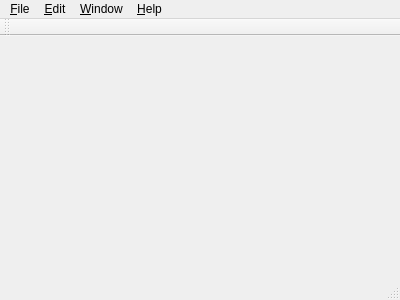
<?xml version="1.0" encoding="UTF-8"?>
<ui version="4.0">
 <class>GPEditor</class>
 <widget class="QMainWindow" name="GPEditor">
  <property name="geometry">
   <rect>
    <x>0</x>
    <y>0</y>
    <width>400</width>
    <height>300</height>
   </rect>
  </property>
  <property name="windowTitle">
   <string>GPEditor</string>
  </property>
  <widget class="QWidget" name="centralWidget"/>
  <widget class="QMenuBar" name="menuBar">
   <property name="geometry">
    <rect>
     <x>0</x>
     <y>0</y>
     <width>400</width>
     <height>25</height>
    </rect>
   </property>
   <widget class="QMenu" name="menu_File">
    <property name="title">
     <string>&amp;File</string>
    </property>
    <addaction name="action_New_Project"/>
    <addaction name="action_Open_Project"/>
    <addaction name="action_Close_Project"/>
    <addaction name="action_Save_Project"/>
    <addaction name="separator"/>
    <addaction name="action_New_Scene"/>
    <addaction name="action_Open_Scene"/>
    <addaction name="separator"/>
    <addaction name="action_Setting"/>
    <addaction name="separator"/>
    <addaction name="action_Exit"/>
   </widget>
   <widget class="QMenu" name="menu_Edit">
    <property name="title">
     <string>&amp;Edit</string>
    </property>
   </widget>
   <widget class="QMenu" name="menu_Window">
    <property name="title">
     <string>&amp;Window</string>
    </property>
   </widget>
   <widget class="QMenu" name="menu_Help">
    <property name="title">
     <string>&amp;Help</string>
    </property>
   </widget>
   <addaction name="menu_File"/>
   <addaction name="menu_Edit"/>
   <addaction name="menu_Window"/>
   <addaction name="menu_Help"/>
  </widget>
  <widget class="QToolBar" name="mainToolBar">
   <attribute name="toolBarArea">
    <enum>TopToolBarArea</enum>
   </attribute>
   <attribute name="toolBarBreak">
    <bool>false</bool>
   </attribute>
  </widget>
  <widget class="QStatusBar" name="statusBar"/>
  <action name="action_New_Project">
   <property name="text">
    <string>&amp;New Project...</string>
   </property>
  </action>
  <action name="action_Open_Project">
   <property name="text">
    <string>&amp;Open Project...</string>
   </property>
  </action>
  <action name="action_Close_Project">
   <property name="text">
    <string>&amp;Close Project</string>
   </property>
  </action>
  <action name="action_Save_Project">
   <property name="text">
    <string>&amp;Save Project</string>
   </property>
  </action>
  <action name="action_New_Scene">
   <property name="text">
    <string>&amp;New Scene</string>
   </property>
  </action>
  <action name="action_Open_Scene">
   <property name="text">
    <string>&amp;Open Scene</string>
   </property>
  </action>
  <action name="action_Setting">
   <property name="text">
    <string>&amp;Setting...</string>
   </property>
  </action>
  <action name="action_Exit">
   <property name="text">
    <string>&amp;Exit</string>
   </property>
  </action>
 </widget>
 <layoutdefault spacing="6" margin="11"/>
 <resources/>
 <connections>
  <connection>
   <sender>action_New_Project</sender>
   <signal>triggered()</signal>
   <receiver>GPEditor</receiver>
   <slot>DoNewProject()</slot>
   <hints>
    <hint type="sourcelabel">
     <x>-1</x>
     <y>-1</y>
    </hint>
    <hint type="destinationlabel">
     <x>199</x>
     <y>149</y>
    </hint>
   </hints>
  </connection>
  <connection>
   <sender>action_Exit</sender>
   <signal>triggered()</signal>
   <receiver>GPEditor</receiver>
   <slot>close()</slot>
   <hints>
    <hint type="sourcelabel">
     <x>-1</x>
     <y>-1</y>
    </hint>
    <hint type="destinationlabel">
     <x>199</x>
     <y>149</y>
    </hint>
   </hints>
  </connection>
  <connection>
   <sender>action_Open_Project</sender>
   <signal>triggered()</signal>
   <receiver>GPEditor</receiver>
   <slot>DoOpenProject()</slot>
   <hints>
    <hint type="sourcelabel">
     <x>-1</x>
     <y>-1</y>
    </hint>
    <hint type="destinationlabel">
     <x>199</x>
     <y>149</y>
    </hint>
   </hints>
  </connection>
  <connection>
   <sender>action_Close_Project</sender>
   <signal>triggered()</signal>
   <receiver>GPEditor</receiver>
   <slot>DoCloseProject()</slot>
   <hints>
    <hint type="sourcelabel">
     <x>-1</x>
     <y>-1</y>
    </hint>
    <hint type="destinationlabel">
     <x>199</x>
     <y>149</y>
    </hint>
   </hints>
  </connection>
  <connection>
   <sender>action_Save_Project</sender>
   <signal>triggered()</signal>
   <receiver>GPEditor</receiver>
   <slot>DoSaveProject()</slot>
   <hints>
    <hint type="sourcelabel">
     <x>-1</x>
     <y>-1</y>
    </hint>
    <hint type="destinationlabel">
     <x>199</x>
     <y>149</y>
    </hint>
   </hints>
  </connection>
 </connections>
 <slots>
  <slot>DoNewProject()</slot>
  <slot>DoCloseProject()</slot>
  <slot>DoOpenProject()</slot>
  <slot>DoSaveProject()</slot>
 </slots>
</ui>
